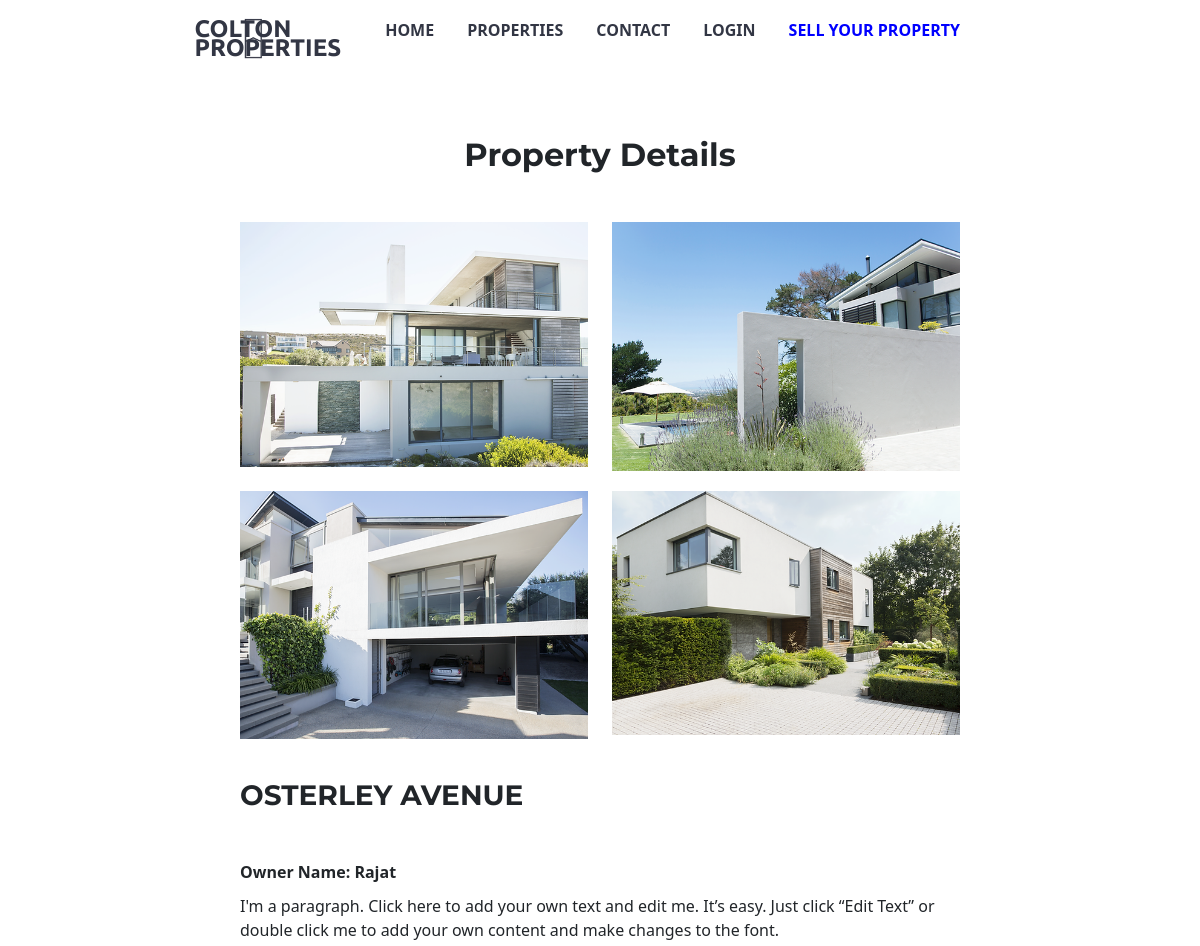
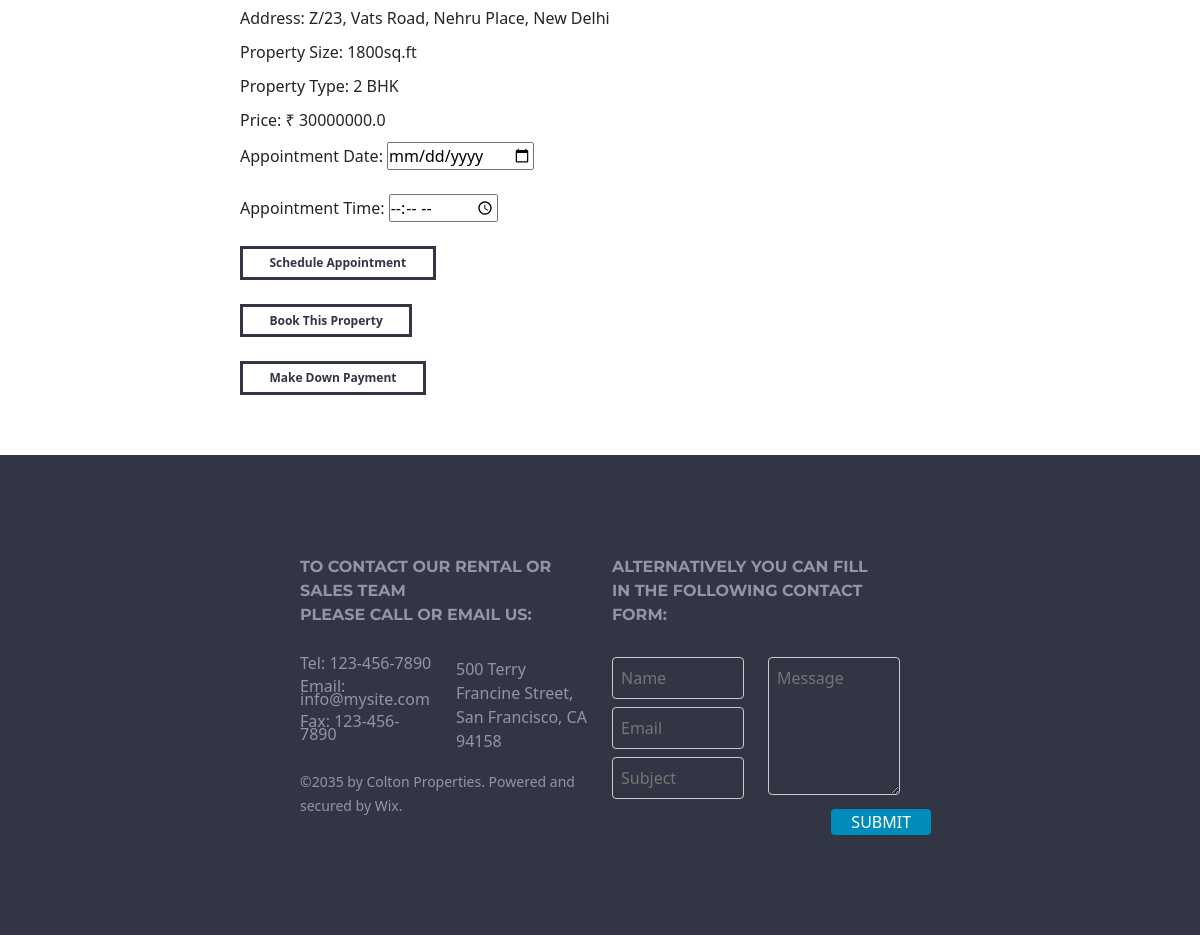
Page /property/2 on the committed database (2 pictures, top to bottom).
### app.py (models this page shows)
class Property(db.Model):
    id = db.Column(db.Integer, primary_key=True)
    owner_name = db.Column(db.String(100), db.ForeignKey('owner.owner_name'), nullable=False)
    address = db.Column(db.String(200), nullable=False)
    property_name = db.Column(db.String(100), nullable=False)
    property_description = db.Column(db.Text, nullable=False)
    property_size = db.Column(db.String(20), nullable=False)
    property_type = db.Column(db.String(50), nullable=False)
    price = db.Column(db.Float, nullable=False)
    image1 = db.Column(db.String(200))
    image2 = db.Column(db.String(200))
    image3 = db.Column(db.String(200))
    image4 = db.Column(db.String(200))
    image5 = db.Column(db.String(200))
    image6 = db.Column(db.String(200))

### app.py (the view)
@app.route('/property/<int:id>')
def property_details(id):
    property = Property.query.get_or_404(id)
    return render_template('property_details.html', property=property, id=id, owner_name=property.owner_name)

### templates/property_details.html (shortened to what this page needs)
<!DOCTYPE html>
<html lang="en">
<head>
    <link
      rel="stylesheet"
      type="text/css"
      href="{{ url_for('static', filename='css/index_css.css') }}" />
    <link rel="stylesheet" type="text/css" href="{{ url_for('static', filename='css/index_css.css') }}" />
    <link href="https://cdn.jsdelivr.net/npm/bootstrap@5.3.0-alpha2/dist/css/bootstrap.min.css" rel="stylesheet">
    <link rel="stylesheet" href="https://use.fontawesome.com/releases/v5.15.4/css/all.css">
</head>
<body>
    <header>
        <nav class="navbar">
            <img src="{{url_for('static', filename='/images/logo.png')}}" alt="Logo" height="50rem" width="25rem" / >
            <a href="/" class="nav-brand">COLTON <br> PROPERTIES</a>
            <ul class="nav-items">
                <li><a href="/">HOME</a></li>
                <li><a href="#properties">PROPERTIES</a></li>
                <li><a href="#footer">CONTACT</a></li>
                {% if 'user_id' in session %}
                <li><a href="/logout">LOGOUT</a></li>
                {% else %}
                <li><a href="/client_login">LOGIN</a></li>
                {% endif %}
                <li><a href="/owner_login" class="sell-property"style="color: blue;">SELL YOUR PROPERTY</a></li>
            </ul>
          </nav>
    </header>
    <main>
      <section id="property-details" style="margin: 5% 20%;">
        <h2 class="text-center mb-5" style="font-weight: bolder; text-align: center;">Property Details</h2>
        <div class="row">
            <div class="col-md-6">
                <img src="/{{ property.image1 }}" alt="Property Image 1" height="254px" width="260px">
            </div>
            <div class="col-md-6">
                <img src="/{{ property.image2 }}" alt="Property Image 2" height="254px" width="260px">
            </div>
        </div>
        <div class="row">
            <div class="col-md-6">
                <img src="/{{ property.image3 }}" alt="Property Image 3" height="254px" width="260px">
            </div>
            <div class="col-md-6">
                <img src="/{{ property.image4 }}" alt="Property Image 4" height="254px" width="260px">
            </div>
        </div>
        <div class="row">
            <div class="col-md-12">
                <h3 class="mb-5" style="font-weight: bolder;">{{ property.property_name }}</h3>
                <p><b>Owner Name: {{ property.owner_name }}</b></p>
                <p>{{ property.property_description}}</p>
                <p>Address: {{ property.address }}</p>
                <p>Property Size: {{ property.property_size }}</p>
                <p>Property Type: {{ property.property_type }}</p>
                <p>Price: ₹ {{ property.price }}</p>
                <form method="POST" action="/schedule_appointment?id={{ property.id }}&owner_name={{ property.owner_name }}">
                    <label for="appointment_date">Appointment Date:</label>
                    <input type="date" id="appointment_date" name="appointment_date" required><br><br>
                    <label for="appointment_time">Appointment Time:</label>
                    <input type="time" id="appointment_time" name="appointment_time" required><br><br>
                    <input type="submit" value="Schedule Appointment" class="property-btn"><br><br>
                </form>
                <button class="property-btn" id="bookPropertyBtn"><a href="{{ url_for('book_property', pid=property.id) }}"id="property-btn">Book This Property</a></button><br><br>
                <button class="property-btn" id="payamountBtn"><a href="{{ url_for('down_payment', prop_id=property.id) }}"id="property-btn">Make Down Payment</a></button>
            </div>
        </div>
    </section>
    </main>
    <footer class="footer" id="footer">
        <div class="footer row">
          <div class="contact-info col-md-6">
            <h4 style="font-weight: bolder;">TO CONTACT OUR RENTAL OR SALES TEAM <br>PLEASE CALL OR EMAIL US:</h4>
            <div class="row">
              <div class="col-md-6">
                <p>Tel: 123-456-7890</p>
                <p>Email: info@mysite.com</p>
                <p>Fax: 123-456-7890</p>
              </div>
              <div class="col-md-6">
                <address>500 Terry Francine Street, San Francisco, CA 94158</address>
              </div>
            </div>
            <small>©2035 by Colton Properties. Powered and secured by Wix.</small>
          </div>
          <div class="contact-form col-md-6">
              <h4 style="font-weight: bolder;">ALTERNATIVELY YOU CAN FILL <br> IN THE FOLLOWING CONTACT FORM:</h4>
              <form action="/submit_form" method="post">
                  <div class="row">
                    <div class="col-md-6">
                      <input type="text" name="name" placeholder="Name"><br>
                      <input type="email" name="email" placeholder="Email"><br>
                      <input type="text" name="subject" placeholder="Subject"><br>
                    </div>
                    <div class="col-md-6" id="message">
                      <textarea name="message" placeholder="Message" rows="5"></textarea><br>
                      <button type='submit' style="margin-left: 48%;">SUBMIT</button>
                    </div>
                  </div>
               </form>
          </div>
      </div>
    </footer>
</body>
</html>

### static/css/index_css.css (style rules this page uses)
* { margin: 0; padding: 0; box-sizing: border-box; }
body { font-family: "Montserrat-black", sans-serif; text-align: center; }
h1, h2, h3, h4, h5, h6 { font-family: "Montserrat", sans-serif; }
.navbar { padding: 15px 0; display: flex; justify-content: space-between; font-weight: bold; }
.nav-brand { font-family: "Ubuntu", sans-serif; font-size: 1.5rem; line-height: 0.8; margin-left: -7%; color: #323644; text-decoration: none; }
.nav-items { list-style-type: none; display: flex; margin-right: 20%; align-items: flex-start; }
.nav-items li { margin-right: 33px; padding: 10px 0; }
.nav-items li:last-child { margin-right: 0; }
.nav-items a { color: #323644; text-decoration: none; }
.sell-property { margin-left: auto; }
.navbar img { margin-left: 20%; margin-right: 0; width: auto; padding: 0; }
#property-details { margin: 10% 20%; }
#property-details h2 { text-align: center; }
#property-details .row { margin-bottom: 20px; }
#property-details img { width: 100%; height: auto; }
#property-details h3 { margin-top: 20px; }
#property-details p { margin-bottom: 10px; }
.property-btn { background-color: transparent; color: #323644; border: solid #323644; padding: 0.4vw 2.2vw; font-size: 1vw; font-weight: 800; }
#property-btn { text-decoration: none; color: #323644; }
.footer { display: flex; justify-content: space-between; background-color: #323644; color: #9396a2; padding: 50px 150px; box-sizing: border-box; }
.contact-info p { margin-bottom: 10px; font-size: medium; line-height: 0.8; }
.contact-info h4, .contact-form h4 { margin-bottom: 30px; font-size: medium; line-height: 1.5; }
.contact-form input[type="text"], .contact-form input[type="email"], .contact-form textarea { width: 100%; padding: 8px; margin-bottom: 8px; border: 1px solid #ccc; border-radius: 4px; background-color: transparent; margin-right: 0%; }
.contact-form button { padding: 1px 20px; background-color: #008cba; color: white; border: none; border-radius: 4px; cursor: pointer; }

### rows in the picture
Property: property_name "OSTERLEY AVENUE", owner_name "Rajat", property_description "I'm a paragraph. Click here to add your own text and edit me. It’s easy. Just click “Edit Text” or double click me to add your own content and make changes to the font.", address "Z/23, Vats Road, Nehru Place, New Delhi", property_size "1800sq.ft", property_type "2 BHK", price "30000000.0"
